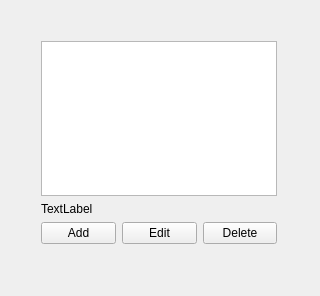
<?xml version="1.0" encoding="UTF-8"?>
<ui version="4.0">
 <class>MainWindow</class>
 <widget class="QMainWindow" name="MainWindow">
  <property name="geometry">
   <rect>
    <x>0</x>
    <y>0</y>
    <width>320</width>
    <height>296</height>
   </rect>
  </property>
  <property name="windowTitle">
   <string>Employee Manager</string>
  </property>
  <widget class="QWidget" name="centralWidget">
   <widget class="QWidget" name="">
    <property name="geometry">
     <rect>
      <x>30</x>
      <y>30</y>
      <width>258</width>
      <height>225</height>
     </rect>
    </property>
    <layout class="QVBoxLayout" name="verticalLayout">
     <item>
      <widget class="QListView" name="employeeListView"/>
     </item>
     <item>
      <widget class="QLabel" name="employeesListLabel">
       <property name="text">
        <string>TextLabel</string>
       </property>
      </widget>
     </item>
     <item>
      <layout class="QHBoxLayout" name="horizontalLayout">
       <item>
        <widget class="QPushButton" name="addEmployeeButton">
         <property name="text">
          <string>Add</string>
         </property>
        </widget>
       </item>
       <item>
        <widget class="QPushButton" name="editEmployeeButton">
         <property name="text">
          <string>Edit</string>
         </property>
        </widget>
       </item>
       <item>
        <widget class="QPushButton" name="deleteEmployeeButton">
         <property name="text">
          <string>Delete</string>
         </property>
        </widget>
       </item>
      </layout>
     </item>
    </layout>
   </widget>
  </widget>
  <widget class="QMenuBar" name="menuBar">
   <property name="geometry">
    <rect>
     <x>0</x>
     <y>0</y>
     <width>320</width>
     <height>21</height>
    </rect>
   </property>
  </widget>
 </widget>
 <layoutdefault spacing="6" margin="11"/>
 <resources/>
 <connections/>
</ui>
